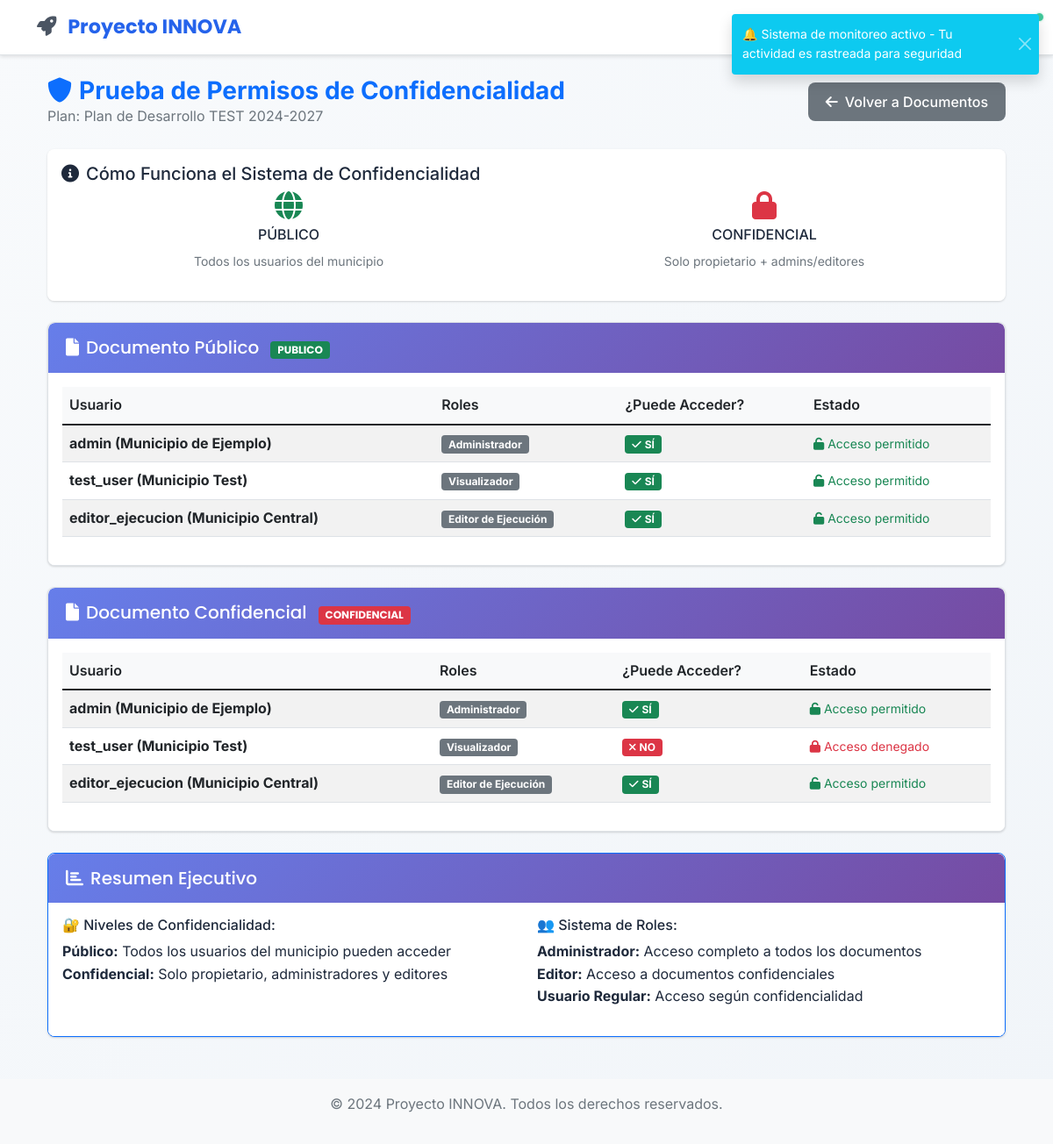
Page /planes/1/documentos/probar_permisos (signed in) on the committed database.
### app/models/plan_desarrollo.py (models this page shows, shortened)
class PlanDesarrollo(db.Model):
    __tablename__ = 'planes_desarrollo'
    id = db.Column(db.Integer, primary_key=True)
    titulo = db.Column(db.String(200), nullable=False)
    descripcion = db.Column(db.Text)
    anio_inicio = db.Column(db.Integer, nullable=False)
    anio_fin = db.Column(db.Integer, nullable=False)
    estado = db.Column(db.String(20), default='borrador')  # borrador, activo, finalizado, cancelado
    municipio_id = db.Column(db.Integer, db.ForeignKey('users.id'), nullable=False)
    municipio = db.relationship('User', backref=db.backref('planes_desarrollo', lazy=True))
    created_at = db.Column(db.DateTime, default=datetime.utcnow)
    updated_at = db.Column(db.DateTime, default=datetime.utcnow, onupdate=datetime.utcnow)
    presupuesto_total = db.Column(db.Float, default=0.0)
    prioridad = db.Column(db.String(20), default='media')  # baja, media, alta, critica

### app/models/documento.py (models this page shows, shortened)
class Documento(db.Model):
    __tablename__ = 'documentos'
    id = db.Column(db.Integer, primary_key=True)
    titulo = db.Column(db.String(200), nullable=False)
    descripcion = db.Column(db.Text)
    nombre_original = db.Column(db.String(255), nullable=False)
    nombre_archivo = db.Column(db.String(255), nullable=False)  # nombre seguro del archivo
    ruta_archivo = db.Column(db.String(500), nullable=False)  # ruta completa al archivo
    tamano = db.Column(db.Integer, nullable=False)  # tamaño en bytes
    tipo_mime = db.Column(db.String(100), nullable=False)
    extension = db.Column(db.String(10), nullable=False)
    tipo_documento = db.Column(db.String(50), nullable=False)  # plan, informe, evidencia, contrato, etc.
    categoria = db.Column(db.String(100))  # administrativa, tecnica, financiera, etc.
    confidencialidad = db.Column(db.String(20), default='publico')  # publico, interno, confidencial
    estado = db.Column(db.String(20), default='activo')  # activo, archivado, eliminado
    version = db.Column(db.Integer, default=1)
    plan_id = db.Column(db.Integer, db.ForeignKey('planes_desarrollo.id'), nullable=True)
    linea_estrategica_id = db.Column(db.Integer, db.ForeignKey('lineas_estrategicas.id'), nullable=True)
    componente_id = db.Column(db.Integer, db.ForeignKey('componentes.id'), nullable=True)
    programa_id = db.Column(db.Integer, db.ForeignKey('programas.id'), nullable=True)
    proyecto_id = db.Column(db.Integer, db.ForeignKey('proyectos.id'), nullable=True)
    indicador_id = db.Column(db.Integer, db.ForeignKey('indicadores_producto.id'), nullable=True)
    usuario_id = db.Column(db.Integer, db.ForeignKey('users.id'), nullable=False)
    usuario = db.relationship('User', backref=db.backref('documentos_subidos', lazy=True))
    fecha_subida = db.Column(db.DateTime, default=datetime.utcnow)
    fecha_modificacion = db.Column(db.DateTime, default=datetime.utcnow, onupdate=datetime.utcnow)
    fecha_expiracion = db.Column(db.DateTime)  # fecha de expiración si aplica
    etiquetas = db.Column(db.Text)  # etiquetas separadas por comas
    numero_referencias = db.Column(db.String(50))  # número de referencia institucional
    idioma = db.Column(db.String(10), default='es')  # idioma del documento
    def puede_descargar(self, usuario):
        if self.confidencialidad == 'publico':
            return True
        else:  # confidencial
            return (usuario.id == self.usuario_id or
                   usuario.is_admin() or
                   usuario.is_editor())

### app/models/role.py (models this page shows, shortened)
class Role(db.Model):
    __tablename__ = 'roles'
    id = db.Column(db.Integer, primary_key=True)
    name = db.Column(db.String(100), unique=True, nullable=False)
    description = db.Column(db.Text)
    color = db.Column(db.String(7), default='#007bff')  # Hex color for UI
    is_active = db.Column(db.Boolean, default=True)
    is_system_role = db.Column(db.Boolean, default=False)  # System roles cannot be deleted
    created_at = db.Column(db.DateTime, default=datetime.utcnow)
    updated_at = db.Column(db.DateTime, default=datetime.utcnow, onupdate=datetime.utcnow)
    column_permissions = db.relationship('ColumnPermission',
                                       backref=db.backref('role', lazy=True),
                                       cascade='all, delete-orphan',
                                       lazy=True)

### app/views/planes.py (the view, shortened to what this page needs)
@planes_bp.route('/<int:plan_id>/documentos/probar_permisos', methods=['GET'])
@login_required
def probar_permisos(plan_id):
    plan = get_plan_or_404(plan_id, current_user)
    from app.models import Documento, User
    documentos_prueba = [
        {'titulo': 'Documento Público', 'confidencialidad': 'publico'},
        {'titulo': 'Documento Confidencial', 'confidencialidad': 'confidencial'}
    ]
    usuarios_prueba = User.query.limit(3).all()
    resultados = []
    for doc_data in documentos_prueba:
        doc = Documento.query.filter_by(
            titulo=doc_data['titulo'],
            plan_id=plan.id
        ).first()
        permisos = []
        for usuario in usuarios_prueba:
            puede_acceder = doc.puede_descargar(usuario)
            permisos.append({
                'usuario': f'{usuario.username} ({usuario.municipality})',
                'puede_acceder': puede_acceder,
                'roles': [ur.role.name for ur in usuario.active_roles] if usuario.active_roles else [usuario.legacy_role]
            })
        resultados.append({
            'documento': doc_data['titulo'],
            'confidencialidad': doc_data['confidencialidad'],
            'permisos': permisos
        })
    return render_template('planes/probar_permisos.html',
                          title='Prueba de Permisos',
                          plan=plan,
                          resultados=resultados)

### app/models/user.py (called while the page is built)
    def is_admin(self):
        if self.active_roles:
            admin_names = ['admin', 'administrador']
            return any(ur.role.name.lower() in admin_names for ur in self.active_roles)
        return self.legacy_role == 'admin'

    def is_editor(self):
        if self.active_roles:
            admin_roles = ['admin', 'editor', 'administrador', 'editor general', 'editor de ejecución', 'editor de metas']
            return any(ur.role.name.lower() in admin_roles for ur in self.active_roles)
        return self.legacy_role in ['admin', 'editor']

### app/views/planes.py (called while the page is built)
def get_plan_or_404(plan_id, current_user):
    puede_ver_global = current_user.is_admin() or current_user.is_editor()
    if puede_ver_global:
        plan = PlanDesarrollo.query.filter_by(id=plan_id).first_or_404()
    else:
        plan = PlanDesarrollo.query.filter_by(id=plan_id, municipio=current_user).first_or_404()
    return plan

### app/templates/planes/probar_permisos.html (shortened to what this page needs)
{% extends "base.html" %}
{% block content %}
<div class="container-fluid mt-4">
    <div class="row mb-4">
        <div class="col-12">
            <div class="d-flex justify-content-between align-items-center">
                <div>
                    <h1 class="h3 mb-0 text-primary fw-bold">
                        <i class="fas fa-shield-alt me-2"></i>Prueba de Permisos de Confidencialidad
                    </h1>
                    <p class="text-muted mb-0">Plan: {{ plan.titulo }}</p>
                </div>
                <a href="{{ url_for('planes.documentos', plan_id=plan.id) }}" class="btn btn-secondary">
                    <i class="fas fa-arrow-left me-2"></i>Volver a Documentos
                </a>
            </div>
        </div>
    </div>
    <div class="row mb-4">
        <div class="col-12">
            <div class="card bg-light border-0">
                <div class="card-body">
                    <h5 class="card-title">
                        <i class="fas fa-info-circle me-2"></i>Cómo Funciona el Sistema de Confidencialidad
                    </h5>
                    <div class="row">
                        <div class="col-md-6">
                            <div class="text-center mb-3">
                                <i class="fas fa-globe fa-2x text-success mb-2"></i>
                                <h6>PÚBLICO</h6>
                                <small class="text-muted">Todos los usuarios del municipio</small>
                            </div>
                        </div>
                        <div class="col-md-6">
                            <div class="text-center mb-3">
                                <i class="fas fa-lock fa-2x text-danger mb-2"></i>
                                <h6>CONFIDENCIAL</h6>
                                <small class="text-muted">Solo propietario + admins/editores</small>
                            </div>
                        </div>
                    </div>
                </div>
            </div>
        </div>
    </div>
    {% for resultado in resultados %}
    <div class="row mb-4">
        <div class="col-12">
            <div class="card">
                <div class="card-header">
                    <h5 class="mb-0">
                        <i class="fas fa-file me-2"></i>{{ resultado.documento }}
                        <span class="badge
                            {% if resultado.confidencialidad == 'publico' %}bg-success
                            {% elif resultado.confidencialidad == 'interno' %}bg-warning
                            {% else %}bg-danger{% endif %} ms-2">
                            {{ resultado.confidencialidad|upper }}
                        </span>
                    </h5>
                </div>
                <div class="card-body">
                    <div class="table-responsive">
                        <table class="table table-striped">
                            <thead>
                                <tr>
                                    <th>Usuario</th>
                                    <th>Roles</th>
                                    <th>¿Puede Acceder?</th>
                                    <th>Estado</th>
                                </tr>
                            </thead>
                            <tbody>
                                {% for permiso in resultado.permisos %}
                                <tr>
                                    <td>
                                        <strong>{{ permiso.usuario }}</strong>
                                    </td>
                                    <td>
                                        {% for rol in permiso.roles %}
                                        <span class="badge bg-secondary me-1">{{ rol }}</span>
                                        {% endfor %}
                                    </td>
                                    <td>
                                        {% if permiso.puede_acceder %}
                                        <span class="badge bg-success">
                                            <i class="fas fa-check me-1"></i>SÍ
                                        </span>
                                        {% else %}
                                        <span class="badge bg-danger">
                                            <i class="fas fa-times me-1"></i>NO
                                        </span>
                                        {% endif %}
                                    </td>
                                    <td>
                                        {% if permiso.puede_acceder %}
                                        <small class="text-success">
                                            <i class="fas fa-unlock me-1"></i>Acceso permitido
                                        </small>
                                        {% else %}
                                        <small class="text-danger">
                                            <i class="fas fa-lock me-1"></i>Acceso denegado
                                        </small>
                                        {% endif %}
                                    </td>
                                </tr>
                                {% endfor %}
                            </tbody>
                        </table>
                    </div>
                </div>
            </div>
        </div>
    </div>
    {% endfor %}
    <div class="row">
        <div class="col-12">
            <div class="card border-primary">
                <div class="card-header bg-primary text-white">
                    <h5 class="mb-0">
                        <i class="fas fa-chart-bar me-2"></i>Resumen Ejecutivo
                    </h5>
                </div>
                <div class="card-body">
                    <div class="row">
                        <div class="col-md-6">
                            <h6>🔐 Niveles de Confidencialidad:</h6>
                            <ul class="list-unstyled">
                                <li><strong>Público:</strong> Todos los usuarios del municipio pueden acceder</li>
                                <li><strong>Confidencial:</strong> Solo propietario, administradores y editores</li>
                            </ul>
                        </div>
                        <div class="col-md-6">
                            <h6>👥 Sistema de Roles:</h6>
                            <ul class="list-unstyled">
                                <li><strong>Administrador:</strong> Acceso completo a todos los documentos</li>
                                <li><strong>Editor:</strong> Acceso a documentos confidenciales</li>
                                <li><strong>Usuario Regular:</strong> Acceso según confidencialidad</li>
                            </ul>
                        </div>
                    </div>
                </div>
            </div>
        </div>
    </div>
</div>
{% endblock %}

### app/static/css/style.css (style rules this page uses)
:root { --primary-color: #2563eb; --primary-dark: #1d4ed8; --primary-light: #3b82f6; --secondary-color: #64748b; --success-color: #10b981; --warning-color: #f59e0b; --danger-color: #ef4444; --info-color: #06b6d4; --bg-primary: #ffffff; --bg-secondary: #f8fafc; --bg-tertiary: #f1f5f9; --bg-gradient: linear-gradient(135deg, #667eea 0%, #764ba2 100%); --text-primary: #1e293b; --text-secondary: #64748b; --text-muted: #94a3b8; --border-color: #e2e8f0; --shadow: 0 1px 3px 0 rgba(0, 0, 0, 0.1), 0 1px 2px 0 rgba(0, 0, 0, 0.06); --shadow-lg: 0 10px 15px -3px rgba(0, 0, 0, 0.1), 0 4px 6px -2px rgba(0, 0, 0, 0.05); --border-radius: 8px; --border-radius-lg: 12px; }
body { background: linear-gradient(135deg, #f8fafc 0%, #f1f5f9 100%); min-height: 100vh; font-family: 'Inter', -apple-system, BlinkMacSystemFont, 'Segoe UI', Roboto, sans-serif; color: var(--text-primary); line-height: 1.6; }
.card { border: 1px solid var(--border-color); border-radius: var(--border-radius); box-shadow: var(--shadow); background: var(--bg-primary); transition: all 0.3s ease; overflow: hidden; }
.card-header { background: var(--primary-color); color: white; border: none; font-family: 'Poppins', sans-serif; font-weight: 600; padding: 1rem 1.25rem; }
.card-body { background: var(--bg-primary); }
.btn { border-radius: var(--border-radius); font-family: 'Inter', sans-serif; font-weight: 500; padding: 0.625rem 1.25rem; transition: all 0.2s ease; border: none; position: relative; overflow: hidden; }
.card-header { background: linear-gradient(135deg, #667eea 0%, #764ba2 100%); color: white; border: none; font-family: 'Poppins', sans-serif; font-weight: 600; padding: 1rem 1.25rem; position: relative; overflow: hidden; }
.card-header::before { content: ''; position: absolute; top: 0; left: -100%; width: 100%; height: 100%; background: linear-gradient(90deg, transparent, rgba(255, 255, 255, 0.1), transparent); transition: left 0.7s; }

### app/templates/planes/probar_permisos.html (style rules this page uses)
.card { border: 1px solid #dee2e6; border-radius: 8px; }
.card-header { border: none; border-radius: 8px 8px 0 0 !important; font-weight: 600; }
.table th { background-color: #f8f9fa; border-top: none; font-weight: 600; }
.badge { font-size: 0.75rem; }

### rows in the picture
PlanDesarrollo: titulo "Plan de Desarrollo TEST 2024-2027"
Documento: documento "Documento Público", confidencialidad "PUBLICO", usuario "admin (Municipio de Ejemplo)" "test_user (Municipio Test)" "editor_ejecucion (Municipio Central)"
Role: name "Administrador"
Role: name "Visualizador"
Role: name "Editor de Ejecución"
Documento: documento "Documento Confidencial", confidencialidad "CONFIDENCIAL", usuario "admin (Municipio de Ejemplo)" "test_user (Municipio Test)" "editor_ejecucion (Municipio Central)"
